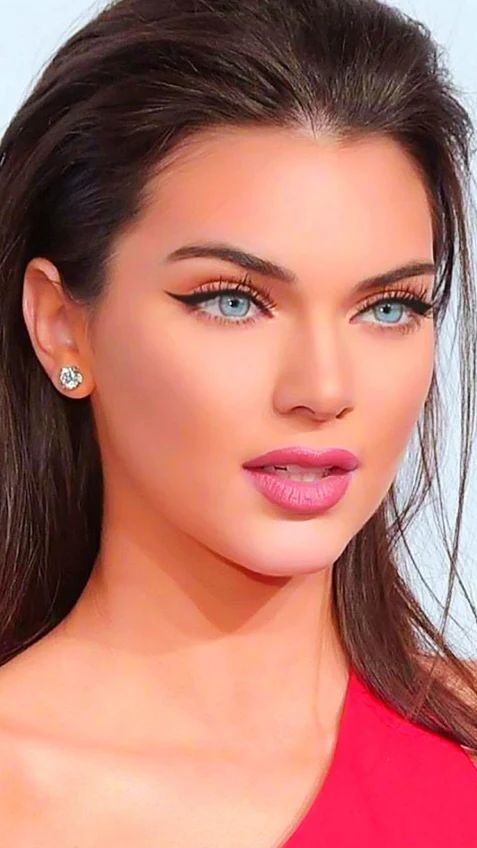
#> input picture cara2.jpg, 477 x 848 px
$ jupyter execute --allow-errors pruebaOjos.ipynb
#> lines starting #> are read from the running program, lines starting #| are printed output that depends on the picture; after the words box and inside, x2 and y2 are one past the last pixel; in counts of white or black regions, pixels touching at a corner belong together
<a href="https://colab.research.google.com/github/catprog-kspl/recortarOjos/blob/main/pruebaOjos.ipynb" target="_parent"></a>

[cell 1]
#Importamos las librerias
import cv2
from google.colab.patches import cv2_imshow
from skimage import color
#Cargamos la imagen
img = cv2.imread('cara2.jpg', cv2.IMREAD_UNCHANGED)
#> img is the input picture: shape (848, 477, 3); mean B, G, R 107.1, 117.8, 179.8
#Pasamos la imagen a escala de grises
gray = cv2.cvtColor(img, cv2.COLOR_BGR2GRAY)
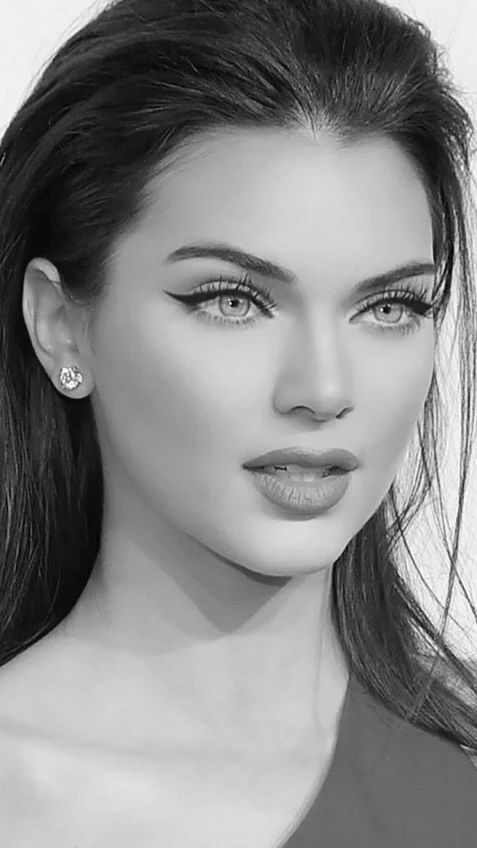
#> gray: shape (848, 477); min 1, max 255, mean 135.1

[cell 2]
#Llamamos a la función el clasificador que vamos a utilizar
eye_cascade = cv2.CascadeClassifier(cv2.data.haarcascades + 'haarcascade_eye.xml')
#Verificamos que esten cargados los datos
eye_cascade.empty()

[cell 3]
#Se detectan los ojos
eyes = eye_cascade.detectMultiScale(gray, 1.3, 5)
#> eyes = [[350, 272, 73, 73], [171, 242, 107, 107]]

[cell 4]
#Creamos una lista para guardar los dos ojitos
eyes2 = []
#Se crea un for para poder encerrar en una figura cada uno de los ojos
for (ex,ey,ew,eh) in eyes:
            #La figura es un rectangulo
            cv2.rectangle(gray,(ex,ey),(ex+ew,ey+eh),(255,0,0),5)
            #se gusdan los datos de la imagen con los tamaños determinados
            eyes2.append(img[ey:ey + eh, ex:ex + ew] )
#> this loop made 2 passes
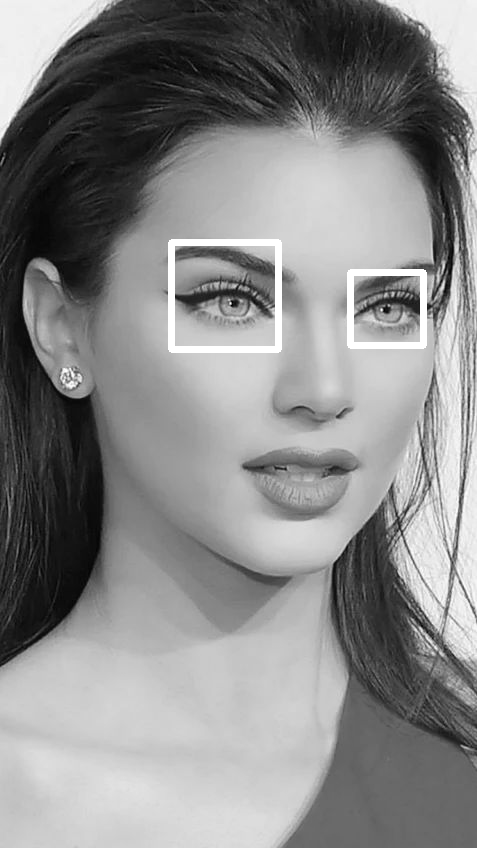
#> gray: shape (848, 477); 1.24% of pixels changed, all inside (x1, y1, x2, y2) = (168, 239, 427, 353)
#> after the loop, eyes2 = 2 items


cv2_imshow(gray)
print("Este es el ojo derecho")
cv2_imshow(eyes2[0])
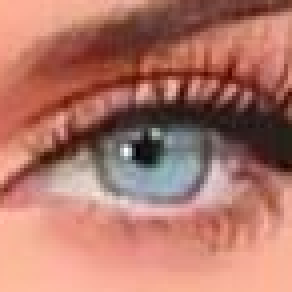
#> shown: shape (73, 73, 3) (shown 4 times larger); mean B, G, R 105, 117.9, 175.6
cv2.imwrite('eyesR.jpg',eyes2[0])
print("Este es el ojo izquierdo")
cv2_imshow(eyes2[1])
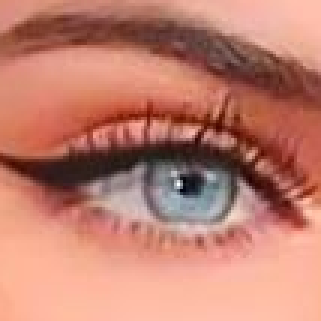
#> shown: shape (107, 107, 3) (shown 3 times larger); mean B, G, R 110.6, 126.4, 191
cv2.imwrite('eyesL.jpg',eyes2[1])
cv2.waitKey(0)
cv2.destroyAllWindows()
